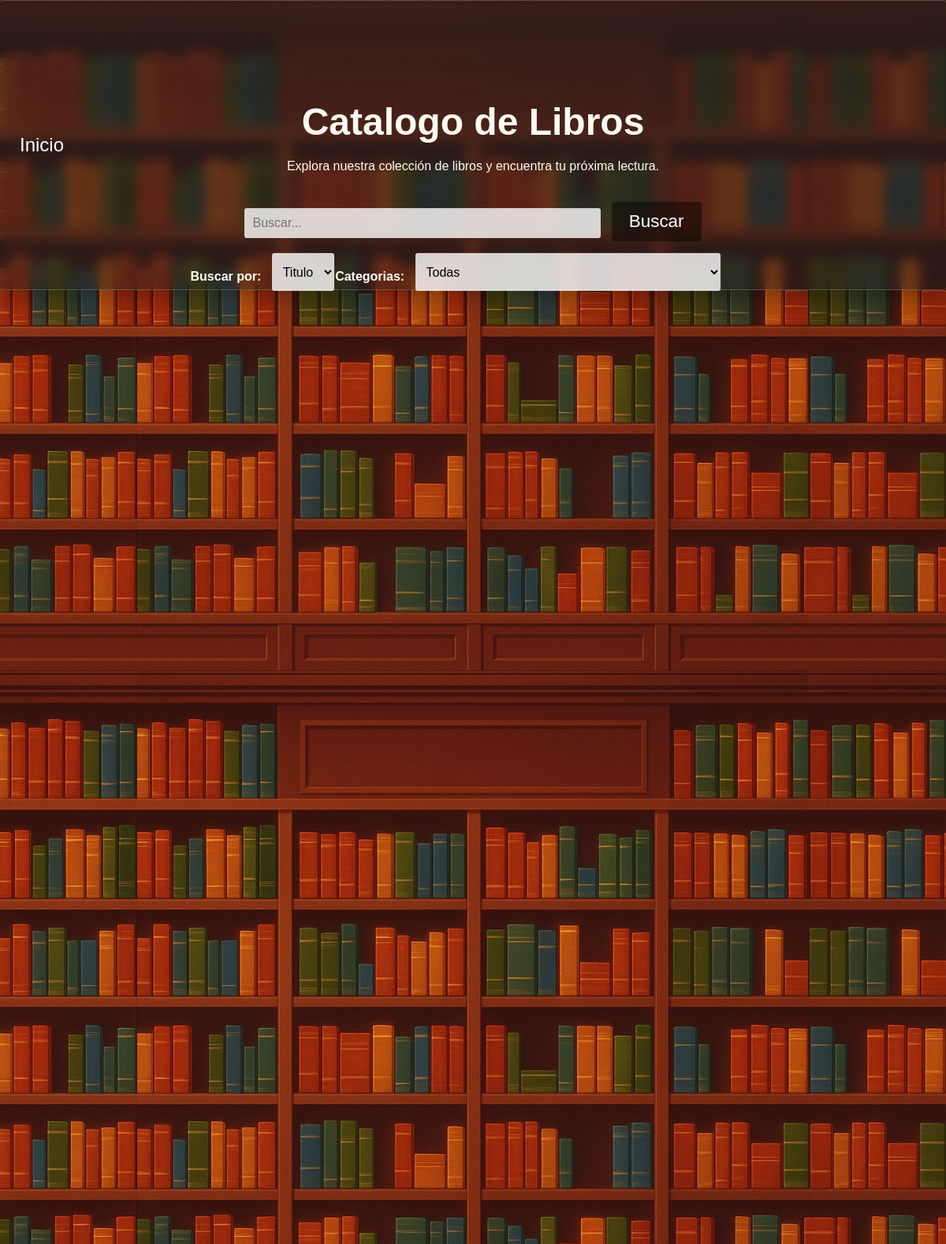
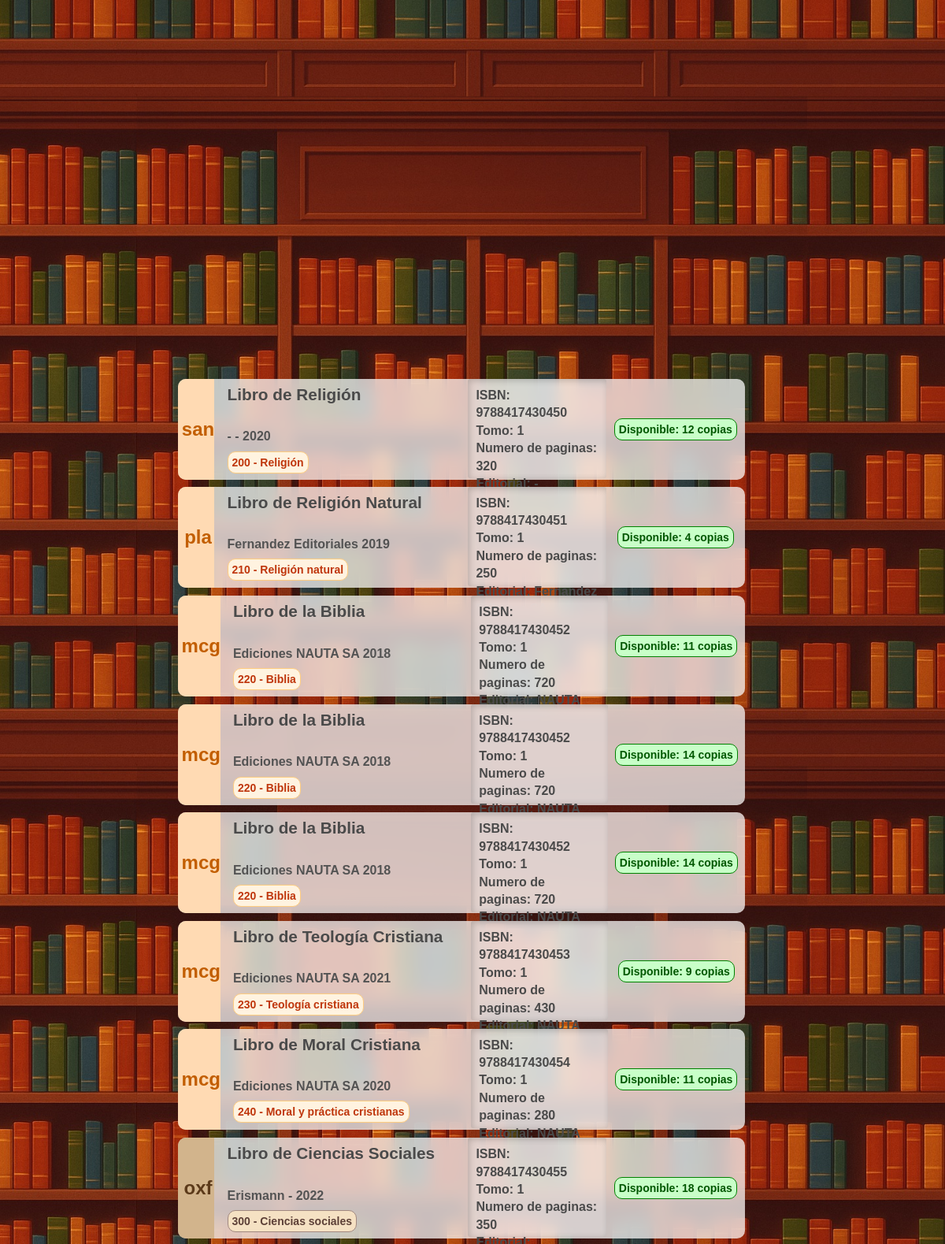
Page /libros (upper part) on the committed database (2 pictures, top to bottom).
### tables this page shows
CREATE TABLE "Libros" (
	"id_libro"	INTEGER,
	"Titulo"	TEXT NOT NULL,
	"Tomo"	INTEGER,
	"ano_publicacion"	TEXT,
	"ISBN"	TEXT,
	"numero_paginas"	INTEGER,
	"numero_copias"	INTEGER,
	PRIMARY KEY("id_libro" AUTOINCREMENT)
);

CREATE TABLE "Notaciones" (
	"id_notacion"	INTEGER NOT NULL,
	"notacion"	TEXT NOT NULL,
	"id_editorial"	INTEGER NOT NULL,
	"id_autor"	INTEGER NOT NULL,
	PRIMARY KEY("id_notacion" AUTOINCREMENT),
	FOREIGN KEY("id_autor") REFERENCES "Autores"("id_autor"),
	FOREIGN KEY("id_editorial") REFERENCES "Editoriales"("id_editorial")
);

CREATE TABLE "Autores" (
	"id_autor"	INTEGER NOT NULL,
	"nombre_autor"	TEXT NOT NULL,
	"apellido_autor"	TEXT NOT NULL,
	PRIMARY KEY("id_autor" AUTOINCREMENT)
);

CREATE TABLE "SistemaDewey" (
	"codigo_seccion"	TEXT NOT NULL,
	"seccion"	TEXT NOT NULL UNIQUE,
	PRIMARY KEY("codigo_seccion")
);

CREATE TABLE "Editoriales" (
	"id_editorial"	INTEGER,
	"editorial"	TEXT NOT NULL UNIQUE,
	PRIMARY KEY("id_editorial" AUTOINCREMENT)
);

### app.py (the view)
@app.route("/libros", methods=["GET", "POST"])
def libros():
    conexion = conexion_BD()
    query = conexion.cursor()
    pagina = request.args.get("page", 1, type=int) #Recibe el parametro de la URL llamado page
    libros_por_pagina = 16
    offset = (pagina - 1) * libros_por_pagina
    query.execute("select count(*) from Libros")
    total_libros = query.fetchone()[0]
    total_paginas = math.ceil(total_libros / libros_por_pagina)
    query.execute("""
        select l.id_libro, Titulo, tomo, ano_publicacion, ISBN, numero_paginas, numero_copias,
               sd.codigo_seccion, sd.seccion, a.nombre_autor, a.apellido_autor, e.editorial, n.notacion
        from Libros l
        join RegistroLibros r ON r.id_libro = l.id_libro
        join SistemaDewey sd ON sd.codigo_seccion = r.codigo_seccion
        join notaciones n ON n.id_notacion = r.id_notacion
        join Autores a ON a.id_autor = n.id_autor
        join Editoriales e ON e.id_editorial = n.id_editorial
        LIMIT ? OFFSET ?
    """, (libros_por_pagina, offset))
    libros = query.fetchall()
    query.execute("select * from SistemaDewey")
    categorias = query.fetchall()
    query.close()
    conexion.close()
    return render_template("libros.html",libros=libros,categorias=categorias,pagina=pagina,total_paginas=total_paginas)

### config.py (called while the page is built)
def conexion_BD():
    return sqlite3.connect(DB_PATH)

### templates/libros.html (shortened to what this page needs)
<!DOCTYPE html>
<html lang="es">
<head>
    <link rel="stylesheet" href="{{ url_for('static', filename='estilo_libros.css') }}">
    <link rel="stylesheet" href="{{ url_for('static', filename='barra_lateral.css') }}">
    <link rel="stylesheet" href="{{ url_for('static', filename='filtros.css') }}">
    <link rel="stylesheet" href="{{ url_for('static', filename='general.css') }}">
</head>
<body>
    <header>
        <div class="navbar fondo-cristal">
            {% if session %}
                <a href="{{ url_for('logout') }}">Cerrar sesion</a>
            {% else %}
                <a href="{{ url_for('inicio') }}">Inicio</a>
            {% endif %}
        </div>
    </header>
    <main>
        <div class="div-busqueda">
            <form class="frm-buscar" action="/buscar_libro" method="GET">
                <label for="buscar"><h1>Catalogo de Libros</h1>Explora nuestra colección de libros y encuentra tu próxima lectura.</label><br><br><br>
                <input class="buscar" id="cuadro-busqueda" type="text" name="buscar" autocomplete="off" placeholder="Buscar...">&nbsp;&nbsp;
                <section class="menu-filtros">
                    <nav>
                        <section>
                            <h4> Buscar por: &nbsp;&nbsp;</h4>
                            <select name="filtro-busqueda" id="filtro-busqueda">
                                <option value="Titulo"
                                    >
                                    Titulo
                                </option>
                            </select>
                        </section>
                        <section>
                            <h4> Categorias: &nbsp;&nbsp; </h4>
                            <select name="categorias" id="categorias">
                                <option value="Todas"
                                    >
                                    Todas
                                </option>
                            </select>
                        </section>
                    </nav>
                </section>
                <button id="btn-buscar" type="submit">Buscar</button>
            </form>
        </div>
        <div class="contendor-catalogo">
            {% for libro in libros%}
            <div class="libro">
                <span class="span-notacion"
                    {% if (libro[7]|int) < 100 %}
                        id="h2-seccion-0"
                    {% elif (libro[7]|int) < 200 %}
                        id="h2-seccion-1"
                    {% elif (libro[7]|int) < 300 %}
                        id="h2-seccion-2"
                    {% elif (libro[7]|int) < 400 %}
                        id="h2-seccion-3"
                    {% elif (libro[7]|int) < 500 %}
                        id="h2-seccion-4"
                    {% elif (libro[7]|int) < 600 %}
                        id="h2-seccion-5"
                    {% elif (libro[7]|int) < 700 %}
                        id="h2-seccion-6"
                    {% elif (libro[7]|int) < 800 %}
                        id="h2-seccion-7"
                    {% elif (libro[7]|int) < 900 %}
                        id="h2-seccion-8"
                    {% else %}
                        id="h2-seccion-9"
                    {% endif %} >
                    <h2>{{libro[12]}}</h2>
                </span>
                <span id="span-info-libros">
                    <h3>{{libro[1]}}</h3>
                    <h4>{{libro[9]}} {{libro[10]}}
                        {{libro[3]}} </h4>
                    <h5
                        {% if (libro[7]|int) < 100 %}
                            id="h4-seccion-0"
                        {% elif (libro[7]|int) < 200 %}
                            id="h4-seccion-1"
                        {% elif (libro[7]|int) < 300 %}
                            id="h4-seccion-2"
                        {% elif (libro[7]|int) < 400 %}
                            id="h4-seccion-3"
                        {% elif (libro[7]|int) < 500 %}
                            id="h4-seccion-4"
                        {% elif (libro[7]|int) < 600 %}
                            id="h4-seccion-5"
                        {% elif (libro[7]|int) < 700 %}
                            id="h4-seccion-6"
                        {% elif (libro[7]|int) < 800 %}
                            id="h4-seccion-7"
                        {% elif (libro[7]|int) < 900 %}
                            id="h4-seccion-8"
                        {% else %}
                            id="h4-seccion-9"
                        {% endif %} >
                        {{libro[7]}} - {{libro[8]}}
                    </h5>
                </span>
                <span id="span-datos-libro2">
                    <h4 class="h4-datos-libro2">
                        ISBN: {{libro[4]}}<br>
                        Tomo:  {{libro[2]}}<br>
                        Numero de paginas: {{libro[5]}}<br>
                        Editorial: {{libro[11]}}<br>
                    </h4>
                </span>
                <span id="span-disponibilidad-libros">
                    {% if (libro[6]|int) > 0 %}
                        <h4 id="h4-disponible">Disponible:
                            {% if (libro[6]|int == 1)%}
                                {{libro[6]}} copia
                            {% else %}
                                {{libro[6]}} copias
                            {% endif %}
                        </h4>
                    {% else %}
                        <h4 id="h4-no_disponible">No disponible</h4>
                    {% endif %}
                </span>
            </div>
            {% endfor %}
            <br><br><br><br>
        </div>
    </main>
</body>
</html>

### static/estilo_libros.css (style rules this page uses)
body { background-image: url('img/libros-loop-v2.jpg'); background-size: cover; background-position: top; }
main { height: 100vh; display: flex; flex-direction: column; justify-content: center; align-items: center; color: #fffbf2; }
.contendor-catalogo { display: block; position: absolute; width: 60%; height: auto; min-height: 70%; top: 45%; z-index: 0; }
.libro { background-color: rgba(255, 255, 255, 0.721); backdrop-filter: blur(10px); display: flex; position: relative; top: 1%; left: -2%; width: 100%; height: 8rem; border-radius: 10px; margin-bottom: .6rem; color: #4a4a4a; transition: width 0.3s ease-in-out; }
.span-notacion { position: relative; display: flex; width: 8%; justify-content: center; align-items: center; border-top-left-radius: 10px; border-bottom-left-radius: 10px; }
.span-notacion h2 { margin-left: 5px; }
#h2-seccion-2 { background-color: #ffdab3; color: #c25e00; }
#h2-seccion-3 { background-color: #d2b48c; color: #5c3a1a; }
#span-info-libros { position: relative; width: 55%; display: flex; align-items: center; }
#span-datos-libro2 { width: 30%; }
.h4-datos-libro2 { background-color: rgba(255, 255, 255, 0.252); padding: 10px; line-height: 1.4; margin: 0; height: 83%; border-radius: 3px; box-shadow: inset 2px 2px 8px rgba(0, 0, 0, 0.2); }
#span-info-libros h3 { margin-top: 8px; margin-left: 5%; position: absolute; top: 0%; font-size: 1.3rem; }
#span-info-libros h4 { margin-left: 5%; position: relative; margin-top: 40px; color: #535353; }
#span-info-libros h5 { margin-left: 5%; margin-bottom: 7px; position: absolute; bottom: 1%; border-radius: 10px; padding: 5px; font-size: 14px; }
#h4-seccion-2 { background-color: #fff3e0; color: #bf360c; border: solid 1px #ffcc80; }
#h4-seccion-3 { background-color: #f5e1c3; color: #5d4037; border: solid 1px #a1887f; }
#span-disponibilidad-libros { position: relative; width: 30%; border-top-right-radius: 15px; border-bottom-right-radius: 15px; display: flex; align-items: center; justify-content:center; flex-direction: column; }
#span-disponibilidad-libros h4 { border-radius: 10px; padding: 5px; font-size: 14px; }
#h4-disponible { background-color: rgb(200, 255, 200); color: rgb(0, 87, 0); border: solid 1px green; }
form select, form input { padding: 10px; font-size: 1rem; border-radius: 3px; border: none; background-color: rgba(255, 255, 255, 0.8); color: black; }
form select { height: 3rem; }
.div-busqueda { text-align: center; position: absolute; top: 5rem; height: 40%; width: 60%; padding: 15px; border-radius: 4px; }
.frm-buscar { display: inline; }
#cuadro-busqueda { width: 60%; }

### static/filtros.css (style rules this page uses)
.menu-filtros { position: absolute; display: flex; width: 100%; }
.menu-filtros nav { margin-top: 2%; display: flex; width: 90%; justify-content: space-evenly; }
h2 { margin-left: 14px; }
.menu-filtros nav section { display: flex; }

### static/general.css (style rules this page uses)
body { margin: 0; padding: 0; font-family: Arial, sans-serif; }
h1 { font-size: 3rem; margin-bottom: 20px; }
#btn-registrar, #btn-buscar, #btn-catalogo, #btn-login, #btn-registrar-prestamo { text-decoration: none; color: white; background-color: #00000071; padding: 12px 22px; font-size: 1.4rem; border: none; border-radius: 4px; transition: background-color 0.2s ease-in-out; }
.navbar { background-color: #00000071; width: 100%; height: 8%; position: absolute; top: 0px; display: flex; align-items: center; justify-content: space-between; border-left: none !important; border-right: none !important; }
.navbar a { text-decoration: none; color: white; padding: 25px; font-size: 1.5rem; transition: 0.1s ease-in; border-radius: 4px; }
.fondo-cristal { background: linear-gradient(rgba(31,31,31,0.6),rgba(31,31,31,0.45)); backdrop-filter: blur(8px); box-shadow: 0 8px 32px 0 rgba(0,0,0,0.37); border: solid 1px rgba(255, 255, 255, 0.21); border-radius: 4px; }

### rows in the picture
Libros: notacion "san", Titulo "Libro de Religión", nombre_autor "-", apellido_autor "-", ano_publicacion "2020", codigo_seccion "200", seccion "Religión", ISBN "9788417430450", Tomo "1", numero_paginas "320", editorial "-", numero_copias "12"
Libros: notacion "pla", Titulo "Libro de Religión Natural", nombre_autor "Fernandez", apellido_autor "Editoriales", ano_publicacion "2019", codigo_seccion "210", seccion "Religión natural", ISBN "9788417430451", Tomo "1", numero_paginas "250", editorial "Fernandez Editores SA", numero_copias "4"
Libros: notacion "mcg", Titulo "Libro de la Biblia", nombre_autor "Ediciones", apellido_autor "NAUTA SA", ano_publicacion "2018", codigo_seccion "220", seccion "Biblia", ISBN "9788417430452", Tomo "1", numero_paginas "720", editorial "NAUTA", numero_copias "11"
Libros: notacion "mcg", Titulo "Libro de la Biblia", nombre_autor "Ediciones", apellido_autor "NAUTA SA", ano_publicacion "2018", codigo_seccion "220", seccion "Biblia", ISBN "9788417430452", Tomo "1", numero_paginas "720", editorial "NAUTA", numero_copias "14"
Libros: notacion "mcg", Titulo "Libro de la Biblia", nombre_autor "Ediciones", apellido_autor "NAUTA SA", ano_publicacion "2018", codigo_seccion "220", seccion "Biblia", ISBN "9788417430452", Tomo "1", numero_paginas "720", editorial "NAUTA", numero_copias "14"
Libros: notacion "mcg", Titulo "Libro de Teología Cristiana", nombre_autor "Ediciones", apellido_autor "NAUTA SA", ano_publicacion "2021", codigo_seccion "230", seccion "Teología cristiana", ISBN "9788417430453", Tomo "1", numero_paginas "430", editorial "NAUTA", numero_copias "9"
Libros: notacion "mcg", Titulo "Libro de Moral Cristiana", nombre_autor "Ediciones", apellido_autor "NAUTA SA", ano_publicacion "2020", codigo_seccion "240", seccion "Moral y práctica cristianas", ISBN "9788417430454", Tomo "1", numero_paginas "280", editorial "NAUTA", numero_copias "11"
Libros: notacion "oxf", Titulo "Libro de Ciencias Sociales", nombre_autor "Erismann", apellido_autor "-", ano_publicacion "2022", codigo_seccion "300", seccion "Ciencias sociales", ISBN "9788417430455", Tomo "1", numero_paginas "350", numero_copias "18"
